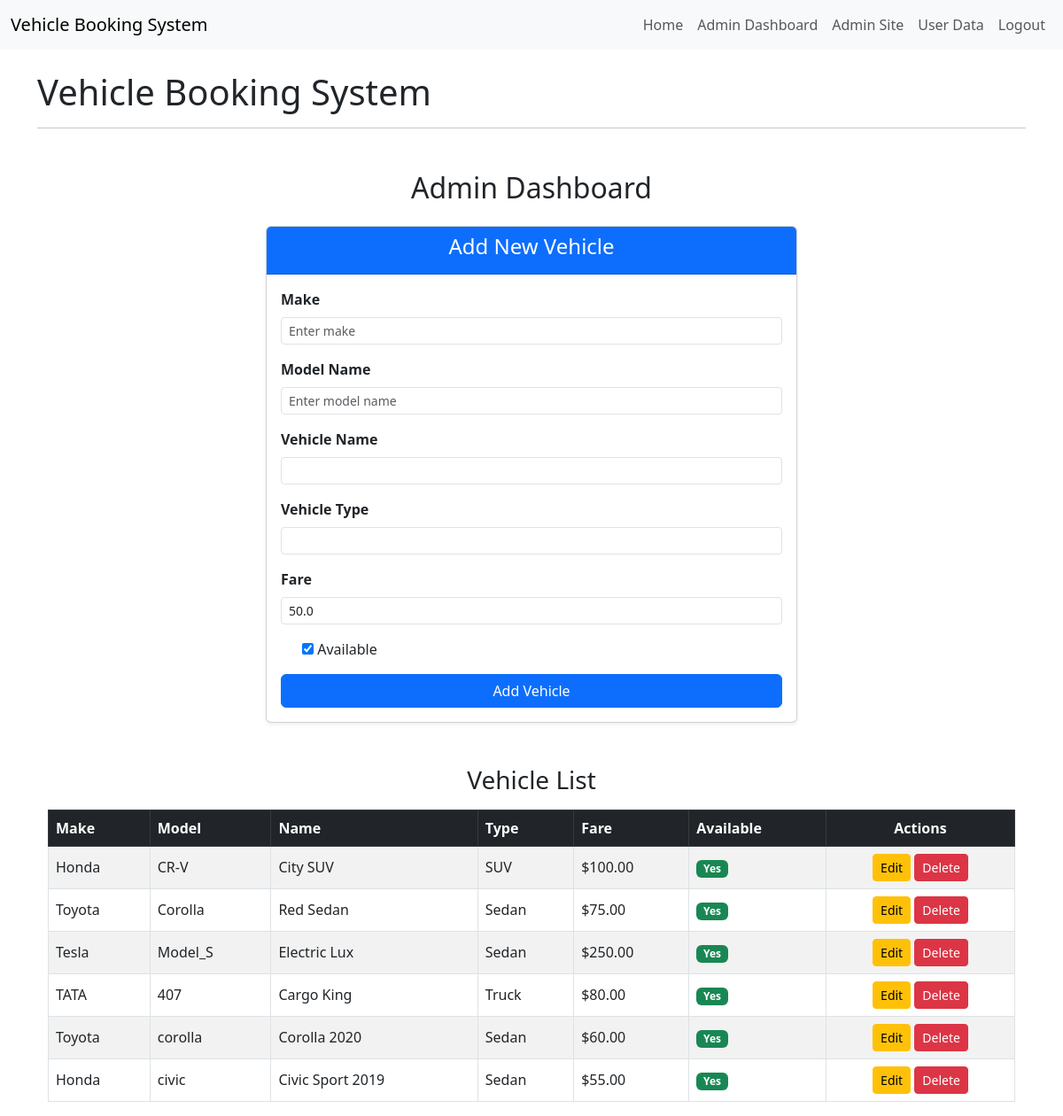
Screenshot of /admin_dashboard/ (signed in) with the database file from the repository.
### vehicles/models.py (models this page shows, shortened)
class Vehicle(models.Model):
    make = models.CharField(max_length=100, blank=True)
    model_name = models.CharField(max_length=100, blank=True)
    available = models.BooleanField(default=True)
    fare = models.DecimalField(max_digits=10, decimal_places=2, default=50.00)
    name = models.CharField(max_length=100)
    vehicle_type = models.CharField(max_length=100)

### vehicles/views.py (the view)
# urls.py: path('admin_dashboard/', views.admin_dashboard, name='admin_dashboard'),
@user_passes_test(is_admin)
def admin_dashboard(request):
    if request.method == 'POST':
        form = VehicleForm(request.POST)
        if form.is_valid():
            form.save()
            messages.success(request, 'Vehicle added successfully!')
            return redirect('admin_dashboard')
    else:
        form = VehicleForm()
    vehicles = Vehicle.objects.all()
    return render(request, 'vehicles/admin_dashboard.html', {'form': form, 'vehicles': vehicles})

### vehicles/forms.py
class VehicleForm(forms.ModelForm):
    class Meta:
        model = Vehicle
        fields = ['name', 'vehicle_type', 'available', 'fare', 'model_name', 'make']
        widgets = {
            'fare': forms.NumberInput(attrs={'class': 'form-control', 'placeholder': 'Enter fare'}),
            'model_name': forms.TextInput(attrs={'class': 'form-control', 'placeholder': 'Enter model name'}),
            'make': forms.TextInput(attrs={'class': 'form-control', 'placeholder': 'Enter make'}),
        }

### vehicles/views.py (called while the page is built)
def is_admin(user):
    return user.is_staff

### templates/vehicles/admin_dashboard.html (shortened to what this page needs)
{% extends "vehicles/base.html" %}
{% load widget_tweaks %}
{% block content %}
<div class="container mt-5">
  <h2 class="mb-4 text-center">Admin Dashboard</h2>
  <div class="card shadow-sm mb-5 mx-auto" style="max-width: 600px;">
    <div class="card-header bg-primary text-white text-center">
      <h4>Add New Vehicle</h4>
    </div>
    <div class="card-body">
      <form method="post">
        <div class="mb-3">
          <label for="make" class="form-label fs-6 fw-semibold">Make</label>
          {{ form.make|add_class:"form-control form-control-sm" }}
        </div>
        <div class="mb-3">
          <label for="model_name" class="form-label fs-6 fw-semibold">Model Name</label>
          {{ form.model_name|add_class:"form-control form-control-sm" }}
        </div>
        <div class="mb-3">
          <label for="vehicle_name" class="form-label fs-6 fw-semibold">Vehicle Name</label>
          {{ form.name|add_class:"form-control form-control-sm" }}
        </div>
        <div class="mb-3">
          <label for="vehicle_type" class="form-label fs-6 fw-semibold">Vehicle Type</label>
          {{ form.vehicle_type|add_class:"form-control form-control-sm" }}
        </div>
        <div class="mb-3">
          <label for="fare" class="form-label fs-6 fw-semibold">Fare</label>
          {{ form.fare|add_class:"form-control form-control-sm" }}
        </div>
        <div class="mb-3 form-check">
          {{ form.available }}
          <label class="form-check-label" for="available">
            Available
          </label>
        </div>
        <button type="submit" class="btn btn-primary w-100">Add Vehicle</button>
      </form>
    </div>
  </div>
  <h3 class="mb-3 text-center">Vehicle List</h3>
  <div class="table-responsive">
    <table class="table table-striped table-bordered align-middle">
      <thead class="table-dark">
        <tr>
          <th>Make</th>
          <th>Model</th>
          <th>Name</th>
          <th>Type</th>
          <th>Fare</th>
          <th>Available</th>
          <th class="text-center">Actions</th>
        </tr>
      </thead>
      <tbody>
        {% for vehicle in vehicles %}
        <tr>
          <td>{{ vehicle.make }}</td>
          <td>{{ vehicle.model_name }}</td>
          <td>{{ vehicle.name }}</td>
          <td>{{ vehicle.vehicle_type }}</td>
          <td>${{ vehicle.fare }}</td>
          <td>
            {% if vehicle.available %}
              <span class="badge bg-success">Yes</span>
            {% else %}
              <span class="badge bg-danger">No</span>
            {% endif %}
          </td>
          <td class="text-center">
            <a href="{% url 'update_vehicle' vehicle.id %}" class="btn btn-sm btn-warning">Edit</a>
            <a href="{% url 'delete_vehicle' vehicle.id %}" class="btn btn-sm btn-danger">Delete</a>
          </td>
        </tr>
        {% endfor %}
      </tbody>
    </table>
  </div>
</div>
{% endblock %}

### rows the page displays
Vehicle: make "Honda", model_name "CR-V", name "City SUV", vehicle_type "SUV", fare "100.00", available "Yes"
Vehicle: make "Toyota", model_name "Corolla", name "Red Sedan", vehicle_type "Sedan", fare "75.00", available "Yes"
Vehicle: make "Tesla", model_name "Model_S", name "Electric Lux", vehicle_type "Sedan", fare "250.00", available "Yes"
Vehicle: make "TATA", model_name "407", name "Cargo King", vehicle_type "Truck", fare "80.00", available "Yes"
Vehicle: make "Toyota", model_name "corolla", name "Corolla 2020", vehicle_type "Sedan", fare "60.00", available "Yes"
Vehicle: make "Honda", model_name "civic", name "Civic Sport 2019", vehicle_type "Sedan", fare "55.00", available "Yes"
